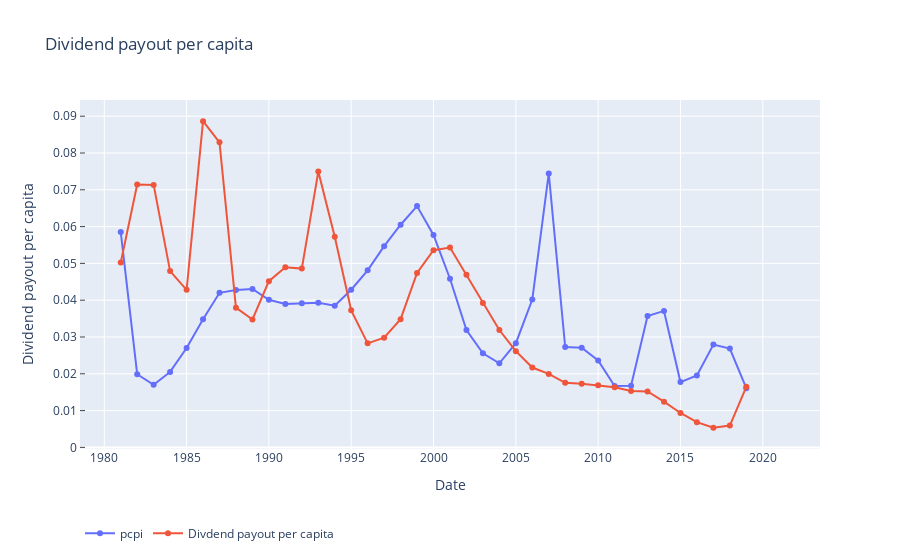

Notebook code for this chart:
### Code cell
# VIsualize the same data, but the percent change from the previous year instead of the absolute amount
# Create a figure
fig = go.Figure()

fig.add_trace(
    go.Scatter(
        x=pcpi["date"],
        y=pfd['pfd'] / pcpi["pcpi"],
        name="pcpi",
        mode="lines+markers+text",
        # textposition="top center",
        # text=pcpi["pcpi"],
        hoverinfo="text+y+name",
    )
)

fig.add_trace(
    go.Scatter(
        x=pcpi["date"],
        y= rev.dividend_per_capita / pcpi["pcpi"],
        name="Divdend payout per capita",
        mode="lines+markers+text",
        
    ) 
)

# Put the legend below the plot
fig.update_layout(
    legend_orientation="h",
    legend=dict(x=0, y=-0.2),
    title_text="Ratio of dividend payment to personal per capita income",
    xaxis_title="Date",
    yaxis_title="Dividend payout per capita",
    yaxis=dict(
        autorange=True,
        showgrid=True,
        zeroline=True,
        showline=True,
        ticks="inside",
    )
)

fig.show()

### Figure 1 — Plotly figure (JSON) as saved in the notebook; plotly's stock layout.template omitted (floating-point values rounded to 4 significant figures)
{"data": [{"hoverinfo": "text+y+name", "mode": "lines+markers+text", "name": "pcpi", "type": "scatter", "x": ["1981-01-01T00:00:00", "1982-01-01T00:00:00", "1983-01-01T00:00:00", "1984-01-01T00:00:00", "1985-01-01T00:00:00", "1986-01-01T00:00:00", "1987-01-01T00:00:00", "1988-01-01T00:00:00", "1989-01-01T00:00:00", "1990-01-01T00:00:00", "1991-01-01T00:00:00", "1992-01-01T00:00:00", "1993-01-01T00:00:00", "1994-01-01T00:00:00", "1995-01-01T00:00:00", "1996-01-01T00:00:00", "1997-01-01T00:00:00", "1998-01-01T00:00:00", "1999-01-01T00:00:00", "2000-01-01T00:00:00", "2001-01-01T00:00:00", "2002-01-01T00:00:00", "2003-01-01T00:00:00", "2004-01-01T00:00:00", "2005-01-01T00:00:00", "2006-01-01T00:00:00", "2007-01-01T00:00:00", "2008-01-01T00:00:00", "2009-01-01T00:00:00", "2010-01-01T00:00:00", "2011-01-01T00:00:00", "2012-01-01T00:00:00", "2013-01-01T00:00:00", "2014-01-01T00:00:00", "2015-01-01T00:00:00", "2016-01-01T00:00:00", "2017-01-01T00:00:00", "2018-01-01T00:00:00", "2019-01-01T00:00:00", "2020-01-01T00:00:00", "2021-01-01T00:00:00"], "y": [0.05851, 0.01988, 0.01701, 0.02051, 0.02701, 0.03483, 0.042, 0.04276, 0.04304, 0.04012, 0.03896, 0.03917, 0.0393, 0.03851, 0.04283, 0.0481, 0.05467, 0.0605, 0.06557, 0.05774, 0.04582, 0.03187, 0.02555, 0.02285, 0.02833, 0.04019, 0.07445, 0.02726, 0.02711, 0.02364, 0.0167, 0.01676, 0.03567, 0.03709, 0.01775, 0.01955, 0.02793, 0.02686, 0.01609, null, null]}, {"mode": "lines+markers+text", "name": "Divdend payout per capita", "type": "scatter", "x": ["1981-01-01T00:00:00", "1982-01-01T00:00:00", "1983-01-01T00:00:00", "1984-01-01T00:00:00", "1985-01-01T00:00:00", "1986-01-01T00:00:00", "1987-01-01T00:00:00", "1988-01-01T00:00:00", "1989-01-01T00:00:00", "1990-01-01T00:00:00", "1991-01-01T00:00:00", "1992-01-01T00:00:00", "1993-01-01T00:00:00", "1994-01-01T00:00:00", "1995-01-01T00:00:00", "1996-01-01T00:00:00", "1997-01-01T00:00:00", "1998-01-01T00:00:00", "1999-01-01T00:00:00", "2000-01-01T00:00:00", "2001-01-01T00:00:00", "2002-01-01T00:00:00", "2003-01-01T00:00:00", "2004-01-01T00:00:00", "2005-01-01T00:00:00", "2006-01-01T00:00:00", "2007-01-01T00:00:00", "2008-01-01T00:00:00", "2009-01-01T00:00:00", "2010-01-01T00:00:00", "2011-01-01T00:00:00", "2012-01-01T00:00:00", "2013-01-01T00:00:00", "2014-01-01T00:00:00", "2015-01-01T00:00:00", "2016-01-01T00:00:00", "2017-01-01T00:00:00", "2018-01-01T00:00:00", "2019-01-01T00:00:00", "2020-01-01T00:00:00", "2021-01-01T00:00:00"], "y": [0.05024, 0.07145, 0.07132, 0.0479, 0.04281, 0.08864, 0.0829, 0.03797, 0.03476, 0.04517, 0.04894, 0.04859, 0.07495, 0.05725, 0.03725, 0.02827, 0.02981, 0.03484, 0.04739, 0.0536, 0.05432, 0.04694, 0.03924, 0.0319, 0.02614, 0.02169, 0.01997, 0.01756, 0.01728, 0.0169, 0.01633, 0.01535, 0.01521, 0.01243, 0.009356, 0.006855, 0.005322, 0.00593, 0.01645, null, null]}], "layout": {"legend": {"orientation": "h", "x": 0, "y": -0.2}, "title": {"text": "Dividend payout per capita"}, "xaxis": {"title": {"text": "Date"}}, "yaxis": {"autorange": true, "showgrid": true, "showline": true, "ticks": "inside", "title": {"text": "Dividend payout per capita"}, "zeroline": true}}}
